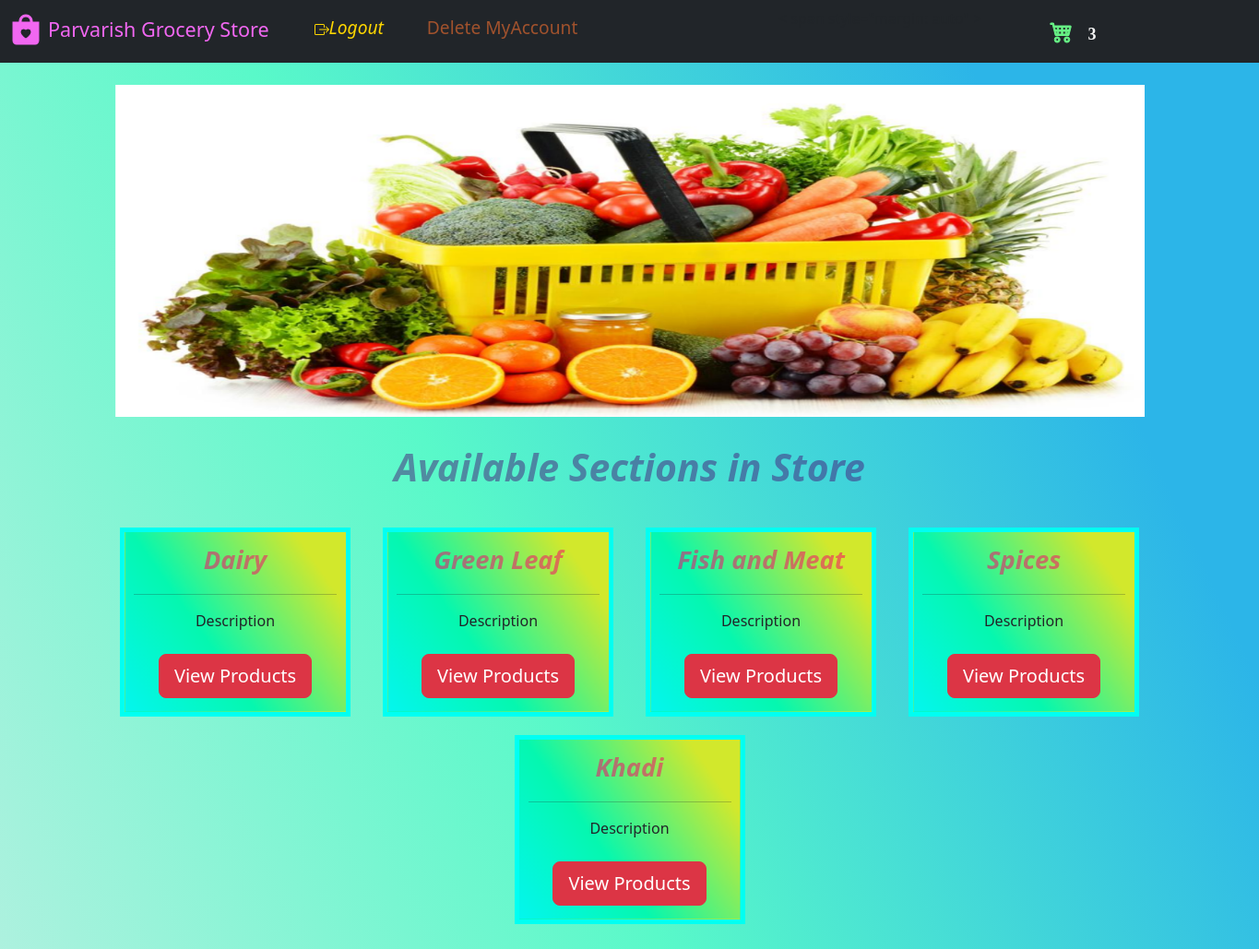
Before: /store (signed in) with the older database file.
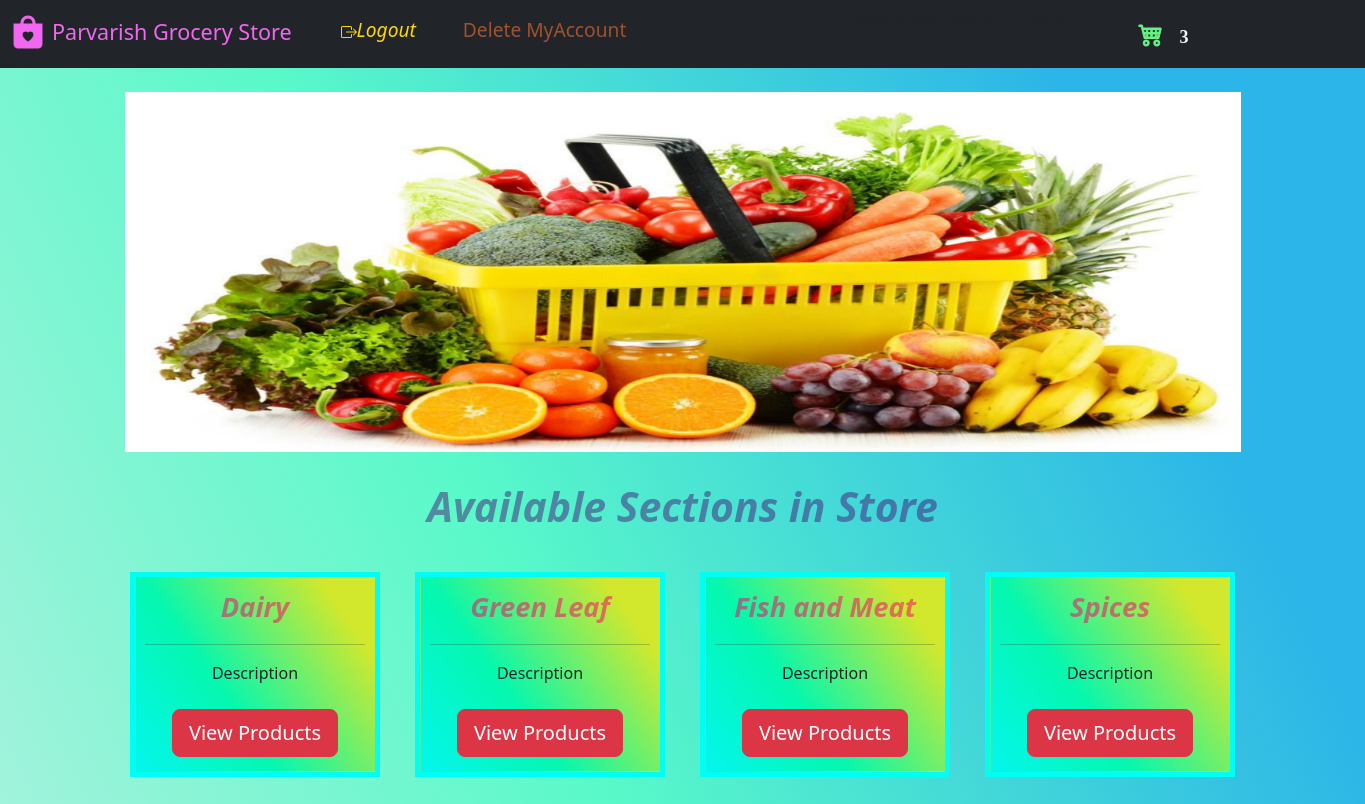
After: the same page with the newer database file.
### website/model.py (models this page shows)
class Category(db.Model):
    category_Name = db.Column(db.String(), nullable=False, unique=True)
    category_Id = db.Column(db.Integer(), primary_key=True)
    managedBy_Id = db.Column(db.Integer(), db.ForeignKey('store.id'))
    catalog = db.relationship('Product', backref='parent')

### website/views.py (the view)
@login_required
@Views.route('/customer_dash')
@Views.route('/store')
def Store_front():
    user_id = session['id']
    user_role = session['role']
    if user_role == 'Customer':
        customer = Customer.query.get(user_id)
        categories = Category.query.all()
        return render_template('storefront.html', categories=categories, name=customer.username, id=customer.id)
    if user_role == 'Manager':
        manager = Store.query.get(user_id)
        categories = Category.query.all()
        return render_template('storefront.html', categories=categories, name=manager.username, id=manager.id)

### website/auth.py (called while the page is built)
@App.login_manager.user_loader
def load_customer(id):
    if id is not None:
        return Customer.query.get(int(id))
    return None

### website/templates/storefront.html (shortened to what the changed rows need)
<!DOCTYPE html>
<html lang="en">
  <head>
    <link
      href="https://cdn.jsdelivr.net/npm/bootstrap@5.3.0/dist/css/bootstrap.min.css"
      rel="stylesheet"
    />
    <link
      rel="stylesheet"
      href="https://cdn.jsdelivr.net/npm/bootstrap-icons@1.10.5/font/bootstrap-icons.css"
    />
  </head>
  <body>
        <section><div>
          {% if categories|length == 0 %}
          <h1>No Offerings! Business is Shut Down for today.</h1>
          {% else %}
          <br>
          <br>
          <div class="container">
            <div class="row align-items-start">
              {% for variety in categories %}
              <div class="col">
                <table class="table"
    style="
      border: 5px solid rgb(0, 255, 242);
      /* background-color: #96d4d4; */
      width: 250px;
      margin:10px;
      table-layout: fixed;
      margin-left:auto ;
      margin-right:auto ;
    "
  >
    <tr  align="center" style="height: 200px;">
      <td class="boxes"
        style="
          padding: 10px 10px;
          width: 100%;
        "
      >
      <span style="font-style: italic;color:rgba(249, 4, 106, 0.531);font-size: 2vw;"><strong>{{ variety.category_Name }}</strong></span><br/><hr/>
        <span>Description</span><br/><br/>
        <span><a href="/store/{{ variety.category_Name }}/products"><input type="button" class="btn btn-danger btn-lg" style="margin: auto;" type="submit" value="View Products" /></a></span>
      </td>
      </tr></table>
              </div>
            {% endfor %}
            </div>
          </div></section>
          {% endif %}
  </body>
</html>

Changed rows visible on the page:
removed Category: category_Name "Khadi"
